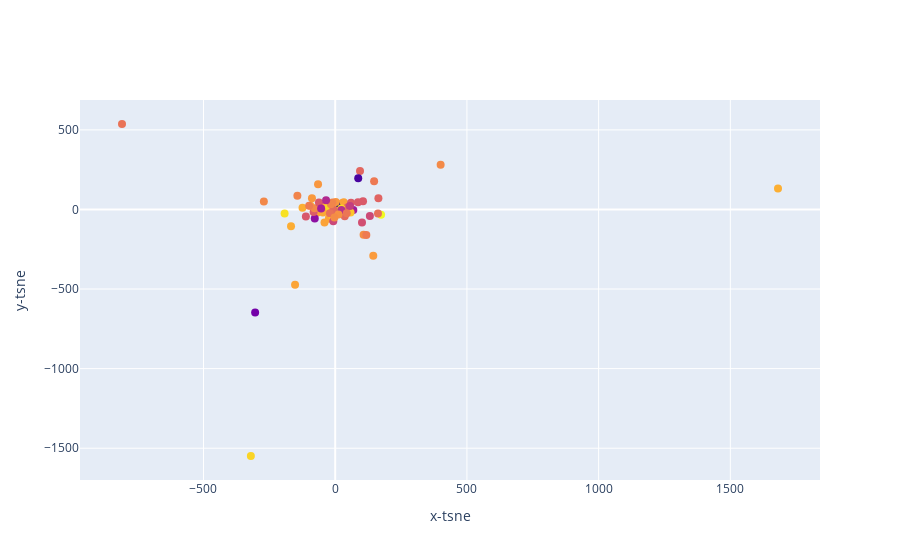

Notebook cell for this chart:
### Code cell
top_songs(df_new)

### Figure 1 — Plotly figure (JSON) as saved in the notebook; plotly's stock layout.template omitted (floating-point values rounded to 4 significant figures)
{"data": [{"marker": {"color": [-3.183, -4.328, -4.757, -4.284, -6.842, -5.043, -4.961, -8.374, -6.366, -5.024, -4.432, -8.795, -4.215, -3.862, -4.868, -4.068, -4.305, -4.915, -4.749, -4.035, -6.327, -6.864, -3.374, -5.599, -4.581, -5.94, -3.094, -3.299, -6.258, -11.38, -5.595, -4.068, -3.105, -4.209, -4.502, -6.745, -11.46, -2.921, -5.313, -4.323, -2.396, -9.433, -5.309, -5.002, -5.886, -3.297, -4.661, -6.923, -10.4, -4.282, -5.535, -6.054, -5.363, -5.445, -6.166, -6.678, -3.181, -5.698, -4.63, -3.37, -6.351, -6.288, -3.093, -8.279, -3.515, -6.378, -5.126, -4.2, -3.073, -4.518, -5.883, -5.429, -7.621, -5.092, -6.406, -5.098, -7.844, -4.093, -5.516, -5.35, -8.228, -4.761, -5.651, -7.226, -4.902], "size": 8}, "mode": "markers", "text": ["Ed Sheeran - Shape of You", "Luis Fonsi - Despacito - Remix", "Luis Fonsi - Despacito (Featuring Daddy Yankee)", "DJ Khaled - I'm the One", "Kendrick Lamar - HUMBLE.", "French Montana - Unforgettable", "Bruno Mars - That's What I Like", "ZAYN - I Don’t Wanna Live Forever (Fifty Shades Darker) - From \"Fifty Shades Darker (Original Motion Picture Soundtrack)\"", "Lil Uzi Vert - XO TOUR Llif3", "Zedd - Stay (with Alessia Cara)", "Charlie Puth - Attention", "Future - Mask Off", "Post Malone - Congratulations", "Jason Derulo - Swalla (feat. Nicki Minaj & Ty Dolla $ign)", "Ed Sheeran - Castle on the Hill", "Clean Bandit - Rockabye (feat. Sean Paul & Anne-Marie)", "Imagine Dragons - Believer", "J Balvin - Mi Gente", "Imagine Dragons - Thunder", "Shawn Mendes - There's Nothing Holdin' Me Back", "Danny Ocean - Me Rehúso", "Julia Michaels - Issues", "Ed Sheeran - Galway Girl", "The Chainsmokers - Closer", "Clean Bandit - Symphony (feat. Zara Larsson)", "The Weeknd - I Feel It Coming", "DJ Khaled - Wild Thoughts", "Calvin Harris - Slide", "Dua Lipa - New Rules", "Drake - Passionfruit", "Liam Payne - Strip That Down", "Starley - Call On Me - Ryan Riback Extended Remix", "Calvin Harris - Feels", "Jonas Blue - Mama", "Maluma - Felices los 4", "KYLE - iSpy (feat. Lil Yachty)", "Khalid - Location", "Shakira - Chantaje", "Migos - Bad and Boujee (feat. Lil Uzi Vert)", "Camila Cabello - Havana", "Martin Jensen - Solo Dance", "Drake - Fake Love", "DJ Snake - Let Me Love You", "Axwell /\\ Ingrosso - More Than You Know", "Drake - One Dance", "Enrique Iglesias - SUBEME LA RADIO", "Maggie Lindemann - Pretty Girl - Cheat Codes X CADE Remix", "Demi Lovato - Sorry Not Sorry", "Childish Gambino - Redbone", "Bruno Mars - 24K Magic", "Nicky Jam - El Amante", "Jax Jones - You Don't Know Me - Radio Edit", "Katy Perry - Chained To The Rhythm", "Cheat Codes - No Promises (feat. Demi Lovato)", "Maroon 5 - Don't Wanna Know (feat. Kendrick Lamar)", "Niall Horan - Slow Hands", "Wisin - Escápate Conmigo", "Big Sean - Bounce Back", "Harry Styles - Sign of the Times", "Travis Scott - goosebumps", "Khalid - Young Dumb & Broke", "Maroon 5 - Cold (feat. Future)", "Marshmello - Silence", "Sam Smith - Too Good At Goodbyes", "Steve Aoki - Just Hold On", "Taylor Swift - Look What You Made Me Do", "Macklemore - Glorious (feat. Skylar Grey)", "Hailee Steinfeld - Starving", "CNCO - Reggaetón Lento (Bailemos)", "AJR - Weak", "Ariana Grande - Side To Side", "Zion & Lennox - Otra Vez (feat. J Balvin)", "Lauv - I Like Me Better", "Major Lazer - Cold Water (feat. Justin Bieber & MØ)", "Miley Cyrus - Malibu", "The Vamps - All Night", "Alok - Hear Me Now", "Rita Ora - Your Song", "Chris Jeday - Ahora Dice", "Justin Bieber - Friends (with BloodPop®)", "21 Savage - Bank Account", "Machine Gun Kelly - Bad Things (with Camila Cabello)", "The Chainsmokers - Don't Let Me Down", "Sam Hunt - Body Like A Back Road", "Halsey - Now Or Never"], "type": "scatter", "x": [-320.2, -40.57, -18.99, -69.3, 16.0, 6.022, 400.3, -45.26, -16.22, -270.9, 27.15, -77.58, 4.567, -22.8, 107.8, -94.04, -23.39, 32.85, -22.84, 1681.0, 105.6, 131.7, -11.34, -809.4, -88.22, 94.22, 13.42, -5.664, -82.0, -14.45, 48.77, -124.1, 34.66, -40.95, -7.57, 35.43, 19.49, -192.1, 40.67, 32.5, 174.1, -303.9, -42.5, -78.67, 36.25, -21.5, 2.199, -7.236, 87.41, -152.3, -11.49, 164.0, 118.2, 3.589, 47.38, 101.8, 8.51, 162.4, -65.1, -28.37, 86.54, 59.93, -26.39, 68.78, 58.34, -61.65, -143.6, -47.12, 23.2, 144.6, -7.213, 147.8, 23.53, -10.55, -111.3, -16.24, -34.6, -167.7, 43.84, -98.91, -53.47, 12.26, -19.9, 55.96, -3.006], "y": [-1549.0, -81.71, -1.282, -20.28, -10.26, 26.33, 281.4, 21.69, -27.47, 50.53, 40.58, -56.71, 22.66, -49.82, -158.8, 23.89, -59.03, -29.26, 33.12, 131.2, 51.72, -41.01, -37.49, 536.9, 71.08, 241.1, -1.71, 16.7, -15.57, -21.46, -11.11, 10.5, 16.78, 14.78, 1.167, 16.02, 20.81, -25.86, -18.05, 44.82, -32.83, -647.9, -0.8629, 7.703, -42.87, 5.373, 46.16, -74.16, 195.4, -473.1, 0.3303, 70.93, -160.7, -7.629, 13.58, -81.83, -25.7, -24.63, 158.5, -13.49, 44.52, 41.85, 19.39, -3.099, -19.79, 43.93, 86.1, -19.68, 5.741, -290.9, -3.362, 176.5, -3.189, 43.57, -44.68, 33.08, 57.24, -105.8, -24.6, 22.82, 6.199, -31.04, -23.19, 21.81, -50.26]}], "layout": {"xaxis": {"title": {"text": "x-tsne"}}, "yaxis": {"title": {"text": "y-tsne"}}}}
